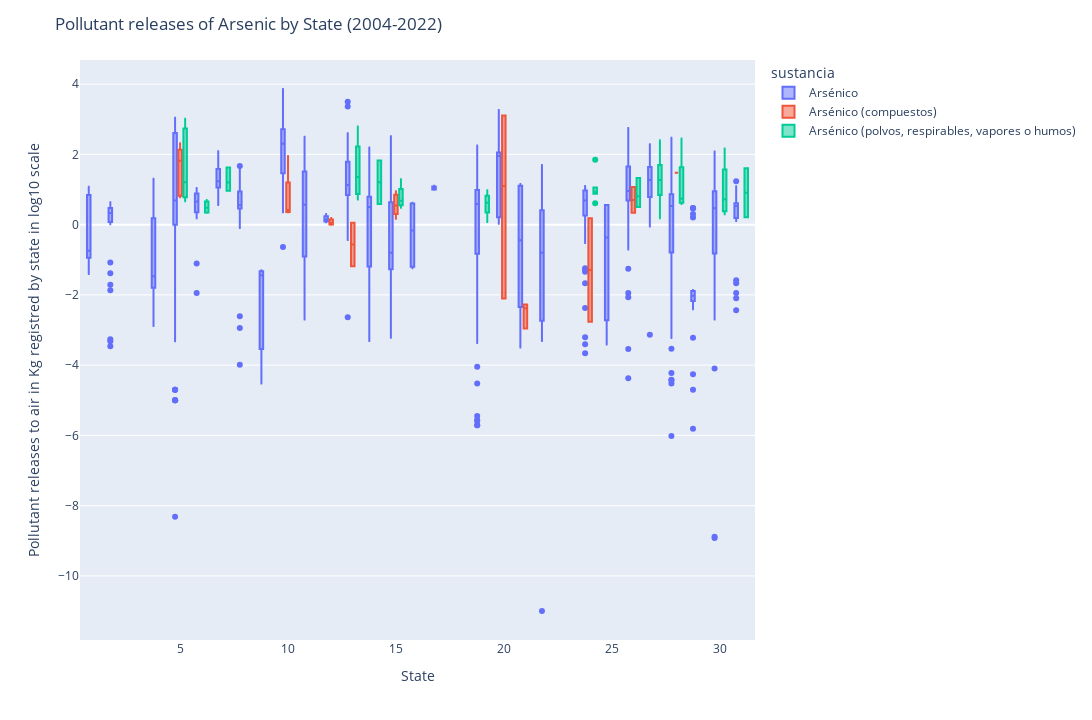

Notebook source saved alongside this figure:
### Code cell
fig = px.box(as_aire,
             x="cve_ent",
             y="as_aire",
             color="sustancia",
             #hover_data=['ENT_NOMBRE','TASA_EST_3_1_100k','SEXO','RANGO_EDAD'],
             #labels={'iarc_group':'IARC Group'},
             width=1500,
             height=720)
            #  points='all')
fig.update_traces(quartilemethod='exclusive')
fig.update_layout(
    title="Pollutant releases of Arsenic by State (2004-2022)",
    yaxis_title="Pollutant releases to air in Kg registred by state in log10 scale",
    xaxis_title="State"
)
fig.write_image("output/boxplot_emisiones_arsenico_log10_2004_2022.pdf")
fig.show()

### Figure 1 — Plotly figure (JSON) as saved in the notebook; plotly's stock layout.template omitted (floating-point values rounded to 4 significant figures; data arrays with more than 128 entries replaced by an {"elided": "..."} marker saying what was removed)
{"data": [{"alignmentgroup": "True", "hovertemplate": "sustancia=Arsénico<br>cve_ent=%{x}<br>as_aire=%{y}<extra></extra>", "legendgroup": "Arsénico", "marker": {"color": "#636efa"}, "name": "Arsénico", "notched": false, "offsetgroup": "Arsénico", "orientation": "v", "quartilemethod": "exclusive", "showlegend": true, "type": "box", "x": {"elided": "1067 int values"}, "x0": " ", "xaxis": "x", "y": {"elided": "1067 float values"}, "y0": " ", "yaxis": "y"}, {"alignmentgroup": "True", "hovertemplate": "sustancia=Arsénico (compuestos)<br>cve_ent=%{x}<br>as_aire=%{y}<extra></extra>", "legendgroup": "Arsénico (compuestos)", "marker": {"color": "#EF553B"}, "name": "Arsénico (compuestos)", "notched": false, "offsetgroup": "Arsénico (compuestos)", "orientation": "v", "quartilemethod": "exclusive", "showlegend": true, "type": "box", "x": [12, 5, 15, 5, 29, 5, 21, 5, 20, 24, 5, 21, 12, 5, 15, 30, 20, 5, 28, 5, 21, 15, 20, 5, 28, 5, 15, 13, 5, 12, 15, 13, 5, 15, 5, 2, 26, 12, 15, 5, 11, 14, 15, 26, 5, 6, 15, 5, 10, 19, 8, 24, 15, 15, 15, 10, 15, 10, 15, 10, 15, 10], "x0": " ", "xaxis": "x", "y": [0, 0.8451, 0.7782, 0.7782, -5.592, 2.17, -2.272, 0.7782, -2.104, -2.768, 2.225, -2.377, 0.1887, 0.8249, 0.9079, 0.8261, 1.1, 0.8129, 1.477, 2.316, -2.959, 0.8513, 3.105, 0.8154, 1.477, 2.097, 0.9542, 0.05269, 2.236, 0.0976, 0.8716, -1.184, 1.776, 0.3025, 1.841, -1.466, 1.069, 0.0086, 0.3201, 1.793, 0.5575, 1.398, 0.3522, 0.3385, 1.858, 1.728, 0.2878, 2.046, 1.951, 1.781, 0.4476, 0.179, 0.1673, 0.2945, 0.6006, 0.4166, 0.4288, 0.4472, 0.8282, 0.3729, 0.5459, 0.353], "y0": " ", "yaxis": "y"}, {"alignmentgroup": "True", "hovertemplate": "sustancia=Arsénico (polvos, respirables, vapores o humos)<br>cve_ent=%{x}<br>as_aire=%{y}<extra></extra>", "legendgroup": "Arsénico (polvos, respirables, vapores o humos)", "marker": {"color": "#00cc96"}, "name": "Arsénico (polvos, respirables, vapores o humos)", "notched": false, "offsetgroup": "Arsénico (polvos, respirables, vapores o humos)", "orientation": "v", "quartilemethod": "exclusive", "showlegend": true, "type": "box", "x": [31, 29, 5, 6, 15, 26, 27, 30, 2, 5, 13, 13, 14, 14, 15, 19, 24, 24, 26, 31, 5, 8, 13, 22, 30, 6, 30, 17, 24, 6, 15, 13, 30, 16, 28, 19, 19, 28, 10, 19, 25, 24, 26, 5, 5, 27, 7, 7, 7, 27, 27, 27, 27, 27, 28, 15, 13, 19, 28, 19, 21, 19, 19, 24, 24, 13, 6, 19], "x0": " ", "xaxis": "x", "y": [0.2138, 0.281, 0.6681, 0.3365, 0.6269, 0.4995, 0.1788, 0.4681, 1.616, 0.8892, 0.716, 1.232, 0.5911, 1.827, 0.7404, 0.6721, 1.847, 0.882, 0.8102, 1.605, 2.46, 1.072, 2.223, 0.387, 2.165, 0.6998, 0.9809, 0.9714, 1.061, 0.3514, 1.296, 0.8747, 0.298, 0.01887, 0.5864, 0.4917, 0.6212, 0.6551, 0.342, 0.5044, 0.5237, 0.6128, 1.33, 3.019, 1.204, 1.271, 0.9675, 1.629, 1.203, 1.164, 1.298, 0.8451, 1.698, 2.403, 0.8195, 0.4786, 2.798, 0.904, 2.454, 0.07555, 0.1604, 0.1998, 0.7404, 0.9778, 0.9006, 1.486, 0.6136, 0.979], "y0": " ", "yaxis": "y"}], "layout": {"boxmode": "group", "height": 720, "legend": {"title": {"text": "sustancia"}, "tracegroupgap": 0}, "margin": {"t": 60}, "title": {"text": "Pollutant releases of Arsenic by State (2004-2022)"}, "width": 1500, "xaxis": {"anchor": "y", "domain": [0, 1], "title": {"text": "State"}}, "yaxis": {"anchor": "x", "domain": [0, 1], "title": {"text": "Pollutant releases to air in Kg registred by state in log10 scale"}}}}
